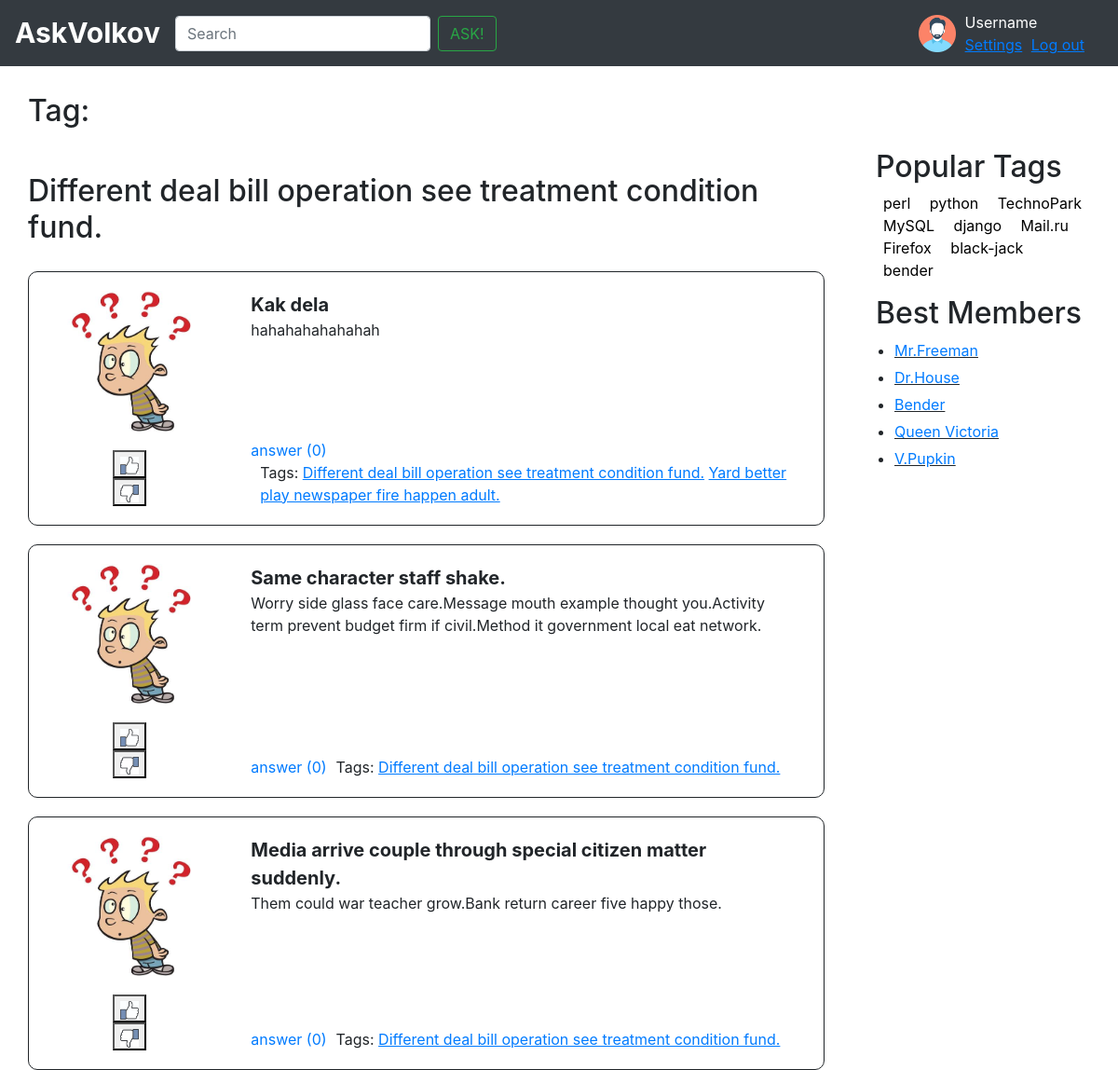
Page /tag/Different deal bill operation see treatment condition fund. on the committed database.
### app/models.py (models this page shows, shortened)
class Tag(models.Model):
	title = models.CharField(max_length=1024, verbose_name='Тэг')
	objects = TagManager()
	def __str__(self):
		return self.title
	class Meta:
		verbose_name = 'Тэг'
		verbose_name_plural = 'Тэги'

class Question(models.Model):
	title = models.CharField(max_length=1024, verbose_name='Заголовок')
	text = models.TextField(verbose_name='Текст вопроса')
	profile = models.ForeignKey('Profile', on_delete=models.CASCADE)
	date_of_create = models.DateTimeField(auto_now_add=True, verbose_name='Дата создания')
	tag = models.ManyToManyField('Tag')
	objects = QuestionManager()
	class Meta:
		verbose_name = 'Вопрос'
		verbose_name_plural = 'Вопросы'

### app/views.py (the view)
# urls.py: path('tag/<str:pk>', views.tag, name = 'tag'),
def tag(request, pk):
	tagged_question = Question.objects.questions_by_tag(pk)
	pagginated_question = paginate(tagged_question, request)
	return render(request, 'tag.html', {
		'questions': pagginated_question,
		'tag': pk,
		'tags': tags,
		})

### app/models.py (called while the page is built)
	def questions_by_tag(self, tag):
		return self.filter(tag__title = tag)

### app/views.py (called while the page is built)
def paginate(questions, request, per_page=5):
	paginator = Paginator(questions, per_page)
	page = request.GET.get('page', 1)
	pagginated_question = paginator.page(page)
	return pagginated_question

### templates/tag.html (shortened to what this page needs)
{% extends 'inc/base.html' %}
{% load static %}
{% block content %}
    <div class="row">
        <div class="new-questions-header">
            <h2>Tag:</h2>
        </div>
        <div class="new-questions-header">
            <h2 class="header-tag">{{ tag }} </h2>
        </div>
    </div>
    {% for question in questions %}
        {% include 'inc/one_question.html' %}
    {% endfor %}
{% endblock content %}

### templates/inc/base.html (shortened to what this page needs)
{% load static %}
<!doctype html>
<html lang="en" class="h-100">
    <head>
        <link href="{% static 'css/bootstrap.min.css' %}" rel="stylesheet">
        <link href="{% static 'css/my.css' %}" rel="stylesheet">
    </head>
    <body class="d-flex flex-column h-100">
        {% block navbar %}
            {% include 'inc/logged_navbar.html' %}
        {% endblock navbar %}
        <main role="main" class="flex-shrink-0">
            <div class="container">
                <div class="row">
                    <div class="col-9">
                        {% block content %}
                        {% endblock content %}
                    </div>
                    <div class="col-3 right-col">
                        {% block right %}
                            {% include 'inc/right_menu.html' %}
                        {% endblock right %}
                    </div>
                </div>
            </div>
        </main>
    </body>
</html>

### templates/inc/logged_navbar.html
{% load static %}
<header>
    <nav class="navbar navbar-expand-md navbar-dark fixed-top bg-dark">
        <a class="navbar-brand" name="top" href="{% url 'new' %}">AskVolkov</a>
        <div class="collapse navbar-collapse" id="navbarCollapse">
            <form class="form-inline mt-2 mt-md-0">
                <input class="form-control mr-sm-2" type="text" placeholder="Search" aria-label="Search">
                <button class="btn btn-outline-success my-2 my-sm-0" type="submit">ASK!</button>
            </form>
        </div>
        <div class="user-navbar">
            <form class="form-inline">
                <img class = "user-img" src ="{% static 'img/user.png' %}">
                <div>
                    <div>
                        <div class="username">
                            Username
                        </div>
                    </div>
                    <div>
                        <a class="settings underlined" href="{% url 'settings' %}">Settings</a>
                        <a class="logout underlined" href ="{% url 'login' %}">Log out</a>
                    </div>
                </div>
            </form>
        </div>
    </nav>
</header>

### templates/inc/one_question.html (shortened to what this page needs)
{% load static %}
<div class="row question-box">
    <div class="col-3">
        <div class="row-9">
            <img class="question-img" src="{% static 'img/question.jpg' %}"></img>
        </div>
        <div class="row-3 rating-counter">
            <div class="btn-group-vertical">
                <button class="like-button"><img class="like-img" src="{% static 'img/like.jpg' %}"></button>
                <button class="dislike-button"><img class="dislike-img" src="{% static 'img/dislike.jpg' %}"></button>
            </div>
        </div>
    </div>
    <div class="col-9  question-right">
        <div class="question-title">
            {{ question.title }}
        </div>
        <div class="question-text">
            {{ question.text }}
        </div>
        <div class="row question-extra">
            <div class="answer-counter">
                <a href="{% url 'question' question.id %}">answer ({{ question.answers|length }})</a>
            </div>
            <div class="question-tags">
                <span>Tags:</span>
                {% for tag in question.tag.all %}
                    <a class="underlined" href="{% url 'tag' tag %}">{{ tag }}</a>
                {% endfor %}
            </div>
        </div>
    </div>
</div>

### templates/inc/right_menu.html
<div class="row popular-tags">
    <div>
        <h2>Popular Tags</h2>
        {% for tag in tags %}
            <a class="tag" href="{% url 'tag' tag %}" style="color:black">{{ tag }}</a>
        {% endfor %}
    </div>
</div>
<div class="row best-members">
    <h2>Best Members</h2>
    <ul class="list-best-members">
        <li  class="member underlined" ><a href="">Mr.Freeman</a></li>
        <li  class="member underlined" ><a href="">Dr.House</a></li>
        <li  class="member underlined" ><a href="">Bender</a></li>
        <li  class="member underlined" ><a href="">Queen Victoria</a></li>
        <li  class="member underlined" ><a href="">V.Pupkin</a></li>
    </ul>
</div>

### static/css/my.css (style rules this page uses)
main > .container { padding: 60px 15px 0; }
.username { color: white; }
.user-navbar { padding-right: 20px; }
.logout { padding-left: 5px; }
.user-img { padding-right: 10px; max-width: 50px; }
.new-questions-header { font-size: 30px; font-weight: bold; padding-top: 40px; margin-right: 10px; }
.question-box { padding: 20px; border-radius: 10px; margin-top: 20px; border: 1px solid; }
.question-img { max-width: 150px; }
.like-img { max-width: 20px; }
.dislike-img { max-width: 20px; }
.question-title { font-size: 20px; font-weight: bold; }
.navbar-brand { font-size: 30px; font-weight: bold; }
.right-col { padding-top: 100px; padding-left: 70px; }
.rating-counter { margin-left: 55px; margin-top: 20px; }
.best-members { padding-top: 15px; }
.tag { padding: 8px; }
.member { margin-bottom: 5px; }
.list-best-members { padding-left: 20px; }
.question-extra { position: absolute; bottom: 0; padding-left: 15px; padding-top: 25px; }
.question-tags { padding-left: 10px; }
.underlined { text-decoration: underline; }

### rows in the picture
Tag: title "Different deal bill operation see treatment condition fund."
Question: title "Kak dela", text "hahahahahahahah", answers|length "0"
Tag: title "Yard better play newspaper fire happen adult."
Question: title "Same character staff shake.", text "Worry side glass face care.Message mouth example thought you.Activity term prevent budget firm if civil.Method it government local eat network.", answers|length "0"
Question: title "Media arrive couple through special citizen matter suddenly.", text "Them could war teacher grow.Bank return career five happy those.", answers|length "0"

### other values in the picture
{{ tag }} "perl" "python" "TechnoPark" "MySQL" "django" "Mail.ru" "Firefox" "black-jack" "bender"
